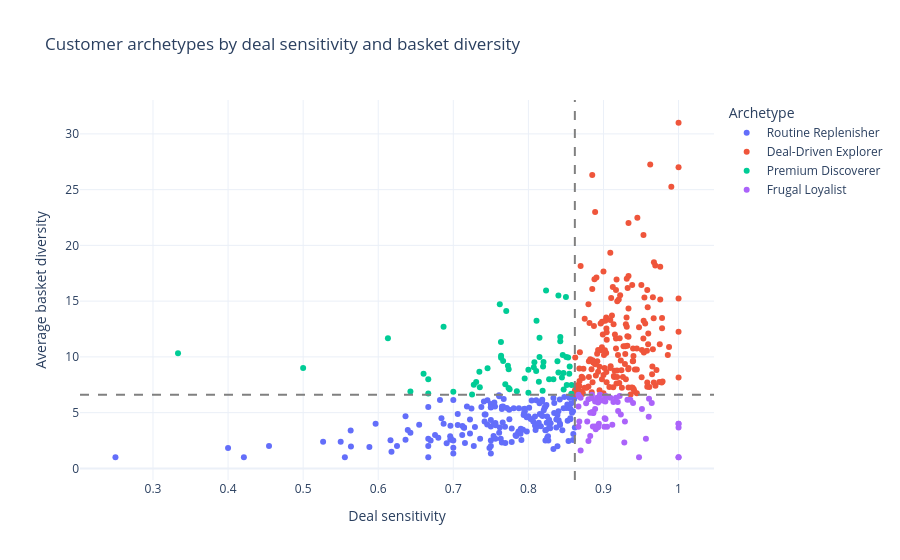

Notebook cell for this chart:
### Code cell
fig_scatter = px.scatter(
    archetype_assignments,
    x='deal_sensitivity',
    y='basket_diversity',
    color='archetype',
    category_orders={'archetype': ARCHETYPE_ORDER},
    hover_data=['household_key'],
    labels={'deal_sensitivity': 'Deal sensitivity', 'basket_diversity': 'Average basket diversity'},
    title='Customer archetypes by deal sensitivity and basket diversity',
)
fig_scatter.add_vline(x=float(archetype_assignments['deal_threshold'].iloc[0]), line_dash='dash', line_color='gray')
fig_scatter.add_hline(y=float(archetype_assignments['diversity_threshold'].iloc[0]), line_dash='dash', line_color='gray')
fig_scatter.update_layout(template='plotly_white', legend_title_text='Archetype')
fig_scatter.show()

### Figure 1 — Plotly figure (JSON) as saved in the notebook; plotly's stock layout.template omitted (floating-point values rounded to 4 significant figures; data arrays with more than 128 entries replaced by an {"elided": "..."} marker saying what was removed)
{"data": [{"customdata": {"elided": "180x1 int values"}, "hovertemplate": "archetype=Routine Replenisher<br>Deal sensitivity=%{x}<br>Average basket diversity=%{y}<br>household_key=%{customdata[0]}<extra></extra>", "legendgroup": "Routine Replenisher", "marker": {"color": "#636efa", "symbol": "circle"}, "mode": "markers", "name": "Routine Replenisher", "orientation": "v", "showlegend": true, "type": "scatter", "x": {"elided": "180 float values"}, "xaxis": "x", "y": {"elided": "180 float values"}, "yaxis": "y"}, {"customdata": {"elided": "177x1 int values"}, "hovertemplate": "archetype=Deal-Driven Explorer<br>Deal sensitivity=%{x}<br>Average basket diversity=%{y}<br>household_key=%{customdata[0]}<extra></extra>", "legendgroup": "Deal-Driven Explorer", "marker": {"color": "#EF553B", "symbol": "circle"}, "mode": "markers", "name": "Deal-Driven Explorer", "orientation": "v", "showlegend": true, "type": "scatter", "x": {"elided": "177 float values"}, "xaxis": "x", "y": {"elided": "177 float values"}, "yaxis": "y"}, {"customdata": [[1], [10], [19], [21], [25], [32], [50], [52], [56], [66], [69], [84], [87], [104], [126], [129], [152], [166], [167], [197], [198], [207], [226], [235], [238], [247], [249], [265], [268], [271], [277], [282], [289], [297], [299], [308], [327], [329], [336], [349], [350], [353], [364], [368], [377], [379], [381], [382], [384], [387], [393], [394], [402], [411], [418], [430], [455], [469], [482], [484]], "hovertemplate": "archetype=Premium Discoverer<br>Deal sensitivity=%{x}<br>Average basket diversity=%{y}<br>household_key=%{customdata[0]}<extra></extra>", "legendgroup": "Premium Discoverer", "marker": {"color": "#00cc96", "symbol": "circle"}, "mode": "markers", "name": "Premium Discoverer", "orientation": "v", "showlegend": true, "type": "scatter", "x": [0.8235, 0.6667, 0.8575, 0.8148, 0.8511, 0.819, 0.3333, 0.8201, 0.8458, 0.8276, 0.847, 0.7692, 0.6667, 0.8425, 0.8387, 0.725, 0.8108, 0.7951, 0.85, 0.7636, 0.7664, 0.7619, 0.84, 0.855, 0.6429, 0.8103, 0.8467, 0.7736, 0.8333, 0.7347, 0.6129, 0.7727, 0.8571, 0.7456, 0.7273, 0.8072, 0.8148, 0.8425, 0.7, 0.8529, 0.8447, 0.808, 0.814, 0.6604, 0.8195, 0.5, 0.7634, 0.7353, 0.8, 0.687, 0.8, 0.7846, 0.775, 0.8544, 0.7305, 0.8505, 0.84, 0.7636, 0.7705, 0.7737], "xaxis": "x", "y": [15.95, 8.0, 7.479, 11.71, 7.478, 6.955, 10.33, 9.536, 10.16, 8.0, 7.081, 7.556, 6.714, 11.78, 9.6, 6.625, 13.25, 8.061, 15.38, 10.1, 9.622, 14.71, 8.6, 9.135, 6.889, 8.739, 8.545, 7.2, 8.0, 8.667, 11.67, 9.207, 6.686, 8.975, 7.5, 9.062, 10.0, 11.41, 6.885, 9.941, 8.158, 9.515, 7.778, 8.5, 9.133, 9.0, 11.33, 7.286, 8.848, 12.7, 6.778, 6.929, 7.1, 8.483, 7.759, 10.0, 15.5, 9.921, 14.12, 8.895], "yaxis": "y"}, {"customdata": [[13], [24], [26], [37], [44], [62], [68], [71], [81], [85], [103], [106], [107], [111], [116], [123], [125], [127], [135], [137], [144], [146], [155], [158], [161], [165], [176], [184], [186], [190], [191], [211], [213], [224], [225], [227], [228], [234], [274], [281], [295], [296], [326], [337], [351], [352], [375], [386], [399], [407], [415], [419], [421], [423], [454], [458], [459], [464], [477], [487], [493], [496]], "hovertemplate": "archetype=Frugal Loyalist<br>Deal sensitivity=%{x}<br>Average basket diversity=%{y}<br>household_key=%{customdata[0]}<extra></extra>", "legendgroup": "Frugal Loyalist", "marker": {"color": "#ab63fa", "symbol": "circle"}, "mode": "markers", "name": "Frugal Loyalist", "orientation": "v", "showlegend": true, "type": "scatter", "x": [0.88, 0.9189, 0.8673, 0.9048, 0.9032, 0.9394, 0.8859, 0.8889, 0.9603, 0.8865, 0.88, 0.8955, 0.9512, 0.9216, 0.9012, 0.9195, 0.8939, 0.9319, 0.8784, 1.0, 0.9091, 0.9024, 0.8846, 0.9278, 0.9019, 0.8678, 0.9565, 0.9027, 1.0, 0.8696, 0.9118, 0.8929, 0.8889, 0.9643, 0.8864, 0.8667, 0.8851, 0.9474, 0.8667, 0.8987, 1.0, 0.9167, 0.8846, 0.9016, 0.9358, 1.0, 1.0, 0.8929, 0.8824, 0.8824, 0.8667, 0.8696, 0.8918, 0.9286, 0.9607, 0.8898, 0.8955, 0.8953, 0.8769, 0.8889, 0.9133, 0.9231], "xaxis": "x", "y": [6.207, 5.958, 6.464, 3.727, 6.5, 5.875, 3.758, 5.333, 4.632, 4.972, 2.462, 6.585, 5.333, 6.5, 3.733, 5.148, 4.0, 6.15, 4.217, 3.667, 6.333, 6.0, 6.286, 2.316, 6.256, 4.214, 2.667, 4.42, 1.0, 6.333, 3.905, 3.7, 6.0, 5.864, 5.0, 3.729, 5.05, 1.0, 6.6, 6.083, 1.0, 6.333, 6.6, 4.5, 6.164, 4.0, 4.0, 5.912, 5.0, 2.9, 5.556, 1.6, 6.342, 4.2, 6.247, 3.516, 6.125, 6.6, 5.833, 3.75, 5.956, 4.833], "yaxis": "y"}], "layout": {"legend": {"title": {"text": "Archetype"}, "tracegroupgap": 0}, "shapes": [{"line": {"color": "gray", "dash": "dash"}, "type": "line", "x0": 0.8619, "x1": 0.8619, "xref": "x", "y0": 0, "y1": 1, "yref": "y domain"}, {"line": {"color": "gray", "dash": "dash"}, "type": "line", "x0": 0, "x1": 1, "xref": "x domain", "y0": 6.6, "y1": 6.6, "yref": "y"}], "title": {"text": "Customer archetypes by deal sensitivity and basket diversity"}, "xaxis": {"anchor": "y", "domain": [0.0, 1.0], "title": {"text": "Deal sensitivity"}}, "yaxis": {"anchor": "x", "domain": [0.0, 1.0], "title": {"text": "Average basket diversity"}}}}
